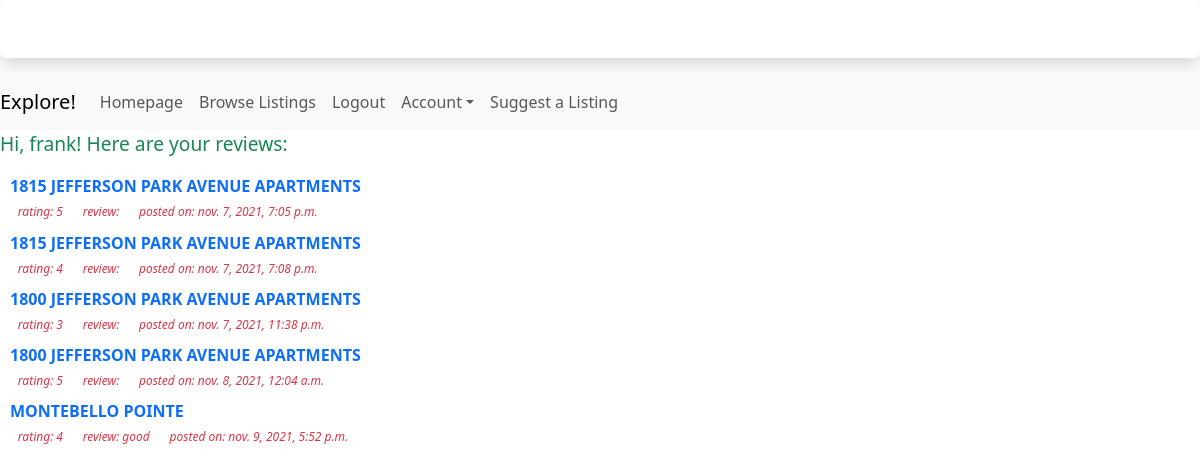
The app's page /housing/manage_reviews/ (signed in), older data.
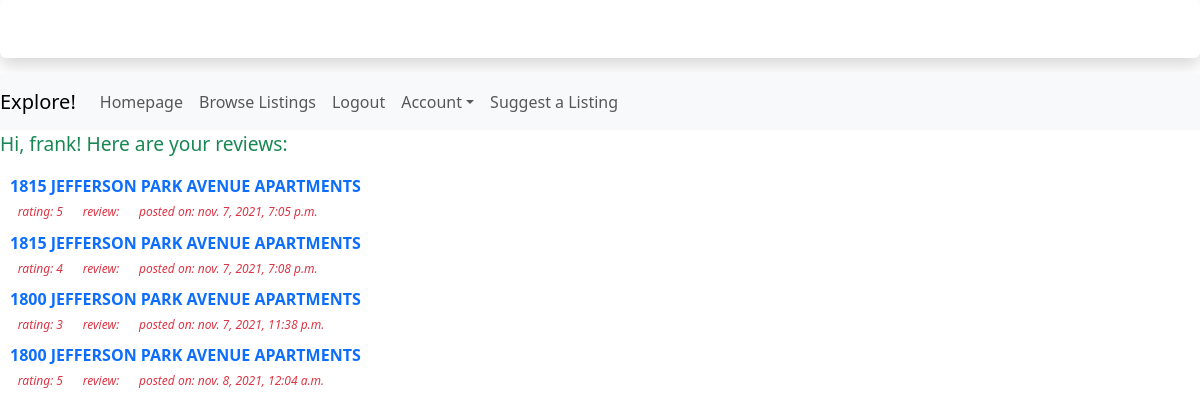
The same page, newer data.
### housing/models.py (models this page shows, shortened)
class Review(models.Model):
    house = models.ForeignKey(StudentHousing, on_delete=models.CASCADE)
    rating = models.IntegerField(default=0)
    comment = models.TextField(max_length=200, default="")
    pub_date = models.DateTimeField('date published')

class StudentHousing(models.Model):
    name = models.CharField(max_length=200)
    distToGrounds = models.FloatField(default=0)
    parking = models.BooleanField()
    minCost = models.IntegerField(default=0)
    maxCost = models.IntegerField(default=0)
    location = models.TextField(max_length=200, null=True)
    landlordEmail = models.CharField(max_length=200, null=True)
    landlordPhone = models.CharField(max_length=200, null=True)
    amenities = models.TextField(max_length=200, null=True)
    deadline = models.CharField(max_length=200, null=True)
    averageRating = models.FloatField(default=0)
    address = models.TextField(max_length=200, null=True)
    image = models.ImageField(blank=True, null=True) #makes it optional to include an image
    lat = models.FloatField(blank=True, null=True) #leave blank
    long = models.FloatField(blank=True, null=True) #leave blank
    def __str__(self):
        return self.name

### housing/views.py (the view)
# urls.py: path('manage_reviews/', views.user_review_list, name='review_list'),
def user_review_list(request):
    review_list = Review.objects.filter(id__in=User.objects.get(email=request.user.email).userreview_set.values_list('review_id', flat=True))
    context = {'review_list': review_list}
    return render(request, 'housing/userReviewList.html', context)

### housing/templates/housing/userReviewList.html (shortened to what this page needs)
<!doctype html>
{% load bootstrap5 %}
{% bootstrap_css %}
{% load socialaccount %}
<div style="width: 100%" class="shadow p-2 mb-3 bg-body rounded text-white">
    <h3 class="font-monospace text-center">Housing for UVA Students by B-07!</h3>
</div>
<nav class="navbar navbar-expand-lg navbar-light bg-light">
    <a class="navbar-brand">Explore!</a>
    <div class="collapse navbar-collapse" id="navbarNav">
        <ul class="navbar-nav">
            <li class="nav-item">
                <a class="nav-link" href="{% url 'index' %}">Homepage</a>
            </li>
            <li class="nav-item">
                <a class="nav-link" href="{% url 'housing:studentHousingList' %}">Browse Listings</a>
            </li>
            {% if user.is_authenticated %}
                <li class="nav-item">
                    <a class="nav-link" href="{% url 'housing:logout' %}">Logout</a>
                </li>
                <li class="nav-item dropdown">
                <a class="nav-link dropdown-toggle" data-bs-toggle="dropdown" href="#" role="button" id="dropdownMenuLink" aria-haspopup="true" aria-expanded="false">Account</a>
                </li>
                <li class="nav-item">
                    <a class="nav-link" href="{% url 'housing:submission' %}">Suggest a Listing</a>
                </li>
            {% else %}
                <li class="nav-item">
                    <a class="nav-link" href="{% provider_login_url 'google' %}">Login</a>
                </li>
            {% endif %}
        </ul>
    </div>
</nav>
{% if user.is_authenticated %}
<div style="width: 400px; font-size:120%">
    <p class="text-success">Hi, {{ user.username }}! Here are your reviews:</p>
</div>
{% endif %}
{% if review_list %}
    <dl style="margin-left: 10px">
    {% for review in review_list %}
        <dt class="text-uppercase fw-bolder"><a style="text-decoration:none" href="{% url 'housing:detail' review.house.id %}"><strong>{{ review.house }}</strong></a></dt>
        <dd class="badge bg-white text-danger text-primary text-lowercase fw-light"><em>Rating: {{ review.rating }}</em></dd>
        <dd class="badge bg-white text-danger text-primary text-lowercase fw-light"><em>Review: {{ review.comment }}</em></dd>
        <dd class="badge bg-white text-danger text-primary text-lowercase fw-light"><em>Posted on: {{ review.pub_date }}</em></dd>
        <br>
    {% endfor %}
    </dl>
{% else %}
    <p>No reviews available.</p>
{% endif %}

Row changes from the older to the newer data that the page shows:
removed Review: house "MONTEBELLO POINTE", rating "4", comment "good", pub_date "nov. 9, 2021, 5:52 p.m."
